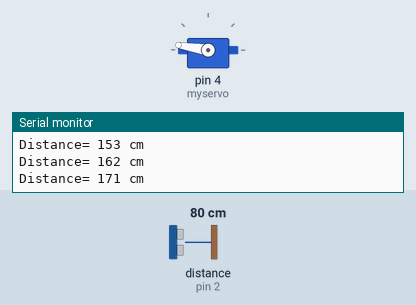
The sketch below on a simulated Arduino Uno, built with avr-gcc and run on an emulated ATmega328P. Shown: servo, the last lines printed to the serial monitor. Wiring (inferred from the names in the program): ultrasonic range finder: trigger pin 2; echo pin 2. Inputs (shaded band) come from the test bench; at power-on: distance to the obstacle (sensor on pin 2) 80 cm. The echo pulse lasts 58.3 µs per cm; the ROS host is connected and sends only what is stated.

Above: at 4.29 s.
4.3 s: distance to the obstacle (sensor on pin 2) set to 2 cm
At 4.5 s:
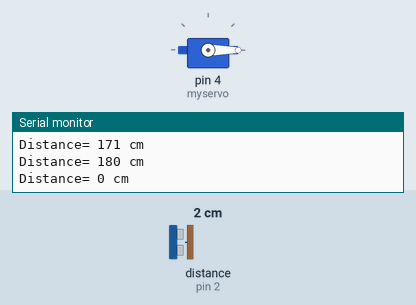
7.3 s: distance to the obstacle (sensor on pin 2) set to 120 cm
At 7.45 s:
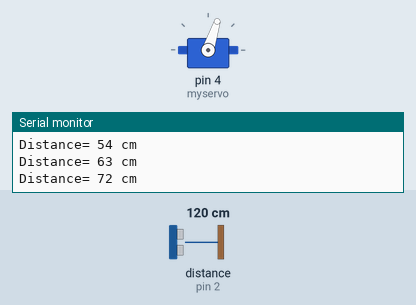
Timing chart, 0 to 16.3 s (numbered marks = the images above; inputs shaded):
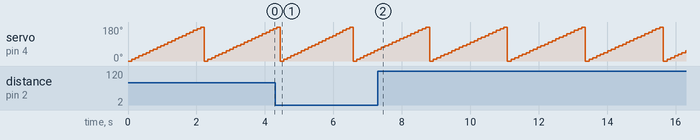

The sketch:

ultrasonic.ino
```cpp
#include <ros.h>
#include <sensor_msgs/Range.h>
//#include <sensor_msgs/LaserScan.h>
#include <Servo.h>

Servo myservo;
ros::NodeHandle node;
//sensor_msgs::LaserScan scan_msg;
sensor_msgs::Range range_msg;
//ros::Publisher scan_pub("/LaserScan", &scan_msg);
ros::Publisher range_pub("/ultrasonic", &range_msg);

//define constants
const int trigPin = 2;
const int echoPin = 2;
const int maxD = 200;

// define variables
float duration;
float distance;
int count = 0;
int pos = 0;

void setup() {
  node.initNode();
  node.advertise(range_pub);
  myservo.attach(4);
  Serial.begin(57600);
}

void loop() {
  for (pos = 0; pos <= 180; pos += 9) {
    myservo.write(pos);
    pinMode(trigPin, OUTPUT);
    digitalWrite(trigPin, LOW);
    delayMicroseconds(2);
    // Sets the trigPin on HIGH state for 10 micro seconds
    digitalWrite(trigPin, HIGH);
    delayMicroseconds(10);
    digitalWrite(trigPin, LOW);
    // Reads the echoPin, returns the sound wave travel time in microseconds
    pinMode(echoPin, INPUT);
    duration = pulseIn(echoPin, HIGH);
    // Calculating the distance
    distance = duration * 0.034 / 2;
    range_msg.range = char(distance);
    range_pub.publish(&range_msg);
    Serial.print("Distance= ");
    Serial.print(pos);
    Serial.println(" cm");
    delay(100);
  }
  node.spinOnce();
}
```

Measured:
- by itself, servo on pin 4 (myservo): ramps from 0° to 180° and jumps back, once every 2.3 s
